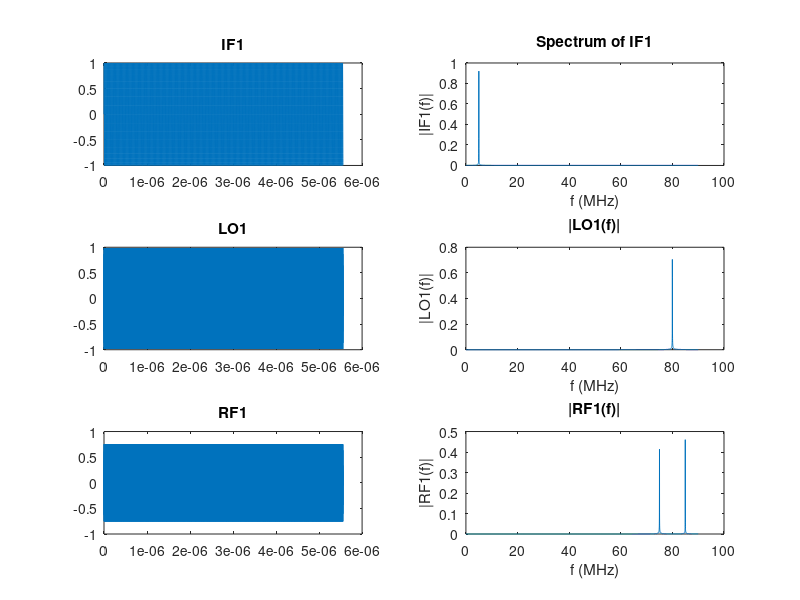

This chart was generated by the following MATLAB code:
Fs = 180 * 10E6;%100MHz sampling frequency
Ts = 1/Fs;

IF1_freq = 5*10E6;%1Mhz IF 
LO1_freq = 80*10E6;%80MHz LO
L = 10000;
t=(0:L-1)*Ts;
IF1 = sin(2*pi*IF1_freq*t);
LO1 = sin(2*pi*LO1_freq*t);
RF1 =IF1.*LO1;
figure

%---------------
%IF plotting
Y = fft(IF1);
P2 = abs(Y/L);
P1 = P2(1:L/2+1);
P1(2:end-1) = 2*P1(2:end-1);
f = Fs*(0:(L/2))/L/10E6;

subplot(3,2,1)
plot(t,IF1)
title('IF1')

subplot(3,2,2)
plot(f,P1) 
title('Spectrum of IF1')
xlabel('f (MHz)')
ylabel('|IF1(f)|')
%---------------

%---------------
%LO plotting
Y = fft(LO1);
P2 = abs(Y/L);
P1 = P2(1:L/2+1);
P1(2:end-1) = 2*P1(2:end-1);
f = Fs*(0:(L/2))/L/10E6;

subplot(3,2,3)
plot(t,LO1)
title('LO1')

subplot(3,2,4)
plot(f,P1)
title('|LO1(f)|')
xlabel('f (MHz)')
ylabel('|LO1(f)|')
%---------------

%---------------
%RF plotting
Y = fft(RF1);
P2 = abs(Y/L);
P1 = P2(1:L/2+1);
P1(2:end-1) = 2*P1(2:end-1);
f = Fs*(0:(L/2))/L/10E6;

subplot(3,2,5)
plot(t,RF1)
title('RF1')

subplot(3,2,6)
plot(f,P1)
title('|RF1(f)|')
xlabel('f (MHz)')
ylabel('|RF1(f)|')